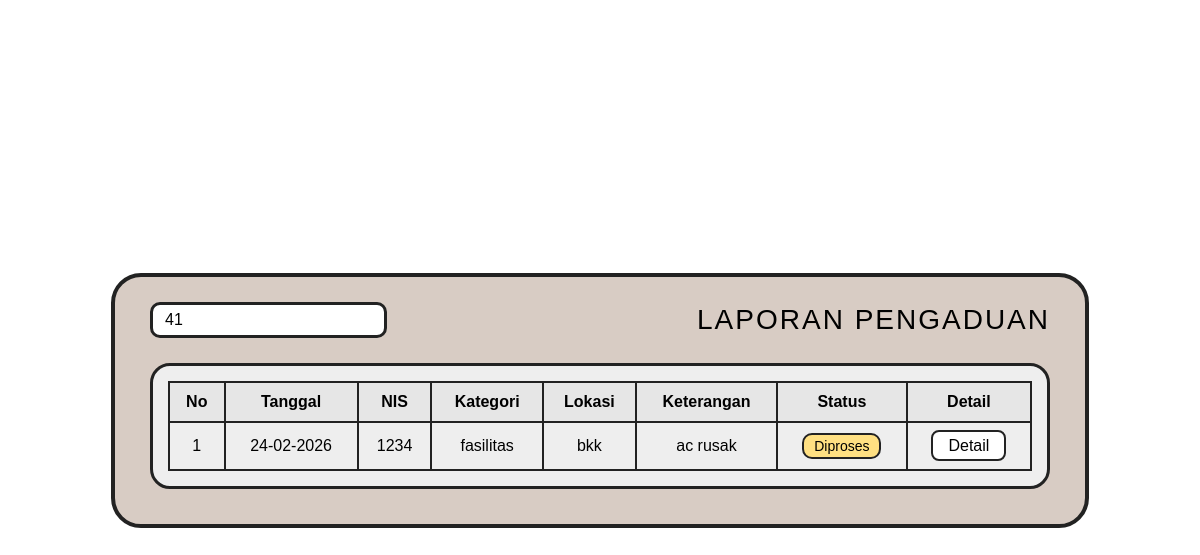
Screenshot of /azzhra.ujikom/siswa/data-aspirasi.php?cari=41 with the database file from the repository.
### tables this page shows
CREATE TABLE `input_aspirasi` (
  `id_pelaporan` int(11) NOT NULL,
  `nis` varchar(10) NOT NULL,
  `id_kategori` int(11) NOT NULL,
  `lokasi` varchar(50) NOT NULL,
  `keterangan` varchar(50) NOT NULL,
  `status` enum('menunggu','proses','selesai') NOT NULL,
  `feedback` varchar(50) DEFAULT NULL,
  `tanggal` date NOT NULL
);

CREATE TABLE `kategori` (
  `id_kategori` int(11) NOT NULL,
  `ket_kategori` varchar(30) NOT NULL
);

### azzhra.ujikom/siswa/data-aspirasi.php (the view, shortened to what this page needs)
<?php
$koneksi = mysqli_connect("localhost","root","","ujikom-12rpl2-zibriliant");
$cari = isset($_GET['cari']) ? mysqli_real_escape_string($koneksi, $_GET['cari']) : '';
if($cari != ''){
    $data = mysqli_query($koneksi,"
        SELECT ia.*, k.ket_kategori
        FROM input_aspirasi ia
        LEFT JOIN kategori k ON ia.id_kategori = k.id_kategori
        WHERE ia.id_pelaporan LIKE '%$cari%'
        OR ia.nis LIKE '%$cari%'
        OR k.ket_kategori LIKE '%$cari%'
        OR ia.lokasi LIKE '%$cari%'
        OR ia.keterangan LIKE '%$cari%'
        OR ia.tanggal LIKE '%$cari%'
        ORDER BY ia.tanggal DESC
    ");
}
?>
<!DOCTYPE html>
<html lang="id">
<head>
</head>
<body>
<div class="container">
<div class="header">
<form method="GET">
<input type="text" name="cari" class="search" placeholder="Cari..." value="<?= $cari ?>">
</form>
<div class="title">LAPORAN PENGADUAN</div>
</div>
<div class="table-box">
<table>
<tr>
<th>No</th>
<th>Tanggal</th>
<th>NIS</th>
<th>Kategori</th>
<th>Lokasi</th>
<th>Keterangan</th>
<th>Status</th>
<th>Detail</th>
</tr>
<?php
$no = 1;
while($row=mysqli_fetch_assoc($data)){
?>
<tr>
<td><?= $no++ ?></td>
<td><?= date('d-m-Y', strtotime($row['tanggal'])) ?></td>
<td><?= $row['nis'] ?></td>
<td><?= $row['ket_kategori'] ?></td>
<td><?= $row['lokasi'] ?></td>
<td><?= $row['keterangan'] ?></td>
<td><span class="status">Diproses</span></td>
<td>
<a href="detail-aspirasi.php?id=<?= $row['id_pelaporan'] ?>" class="detail-btn">Detail</a>
</td>
</tr>
<?php } ?>
</table>
</div>
</div>
</body>
</html>

### azzhra.ujikom/siswa/data-aspirasi.php (style rules this page uses)
body { margin:0; height:100vh; display:flex; justify-content:center; align-items:center; background:#ffffff; font-family:"Comic Sans MS", Arial, sans-serif; }
.container { width:900px; background:#d8ccc4; border:4px solid #222; border-radius:30px; padding:25px 35px 35px; }
.header { display:flex; justify-content:space-between; align-items:center; margin-bottom:25px; }
.title { font-size:28px; letter-spacing:2px; }
.search { border:3px solid #222; border-radius:10px; padding:6px 12px; font-size:16px; }
.table-box { background:#eee; border:3px solid #222; border-radius:20px; padding:15px; }
table { width:100%; border-collapse:collapse; text-align:center; }
th,td { border:2px solid #222; padding:10px; }
th { background:#e6e6e6; }
.status { background:#ffe082; padding:3px 10px; border-radius:10px; border:2px solid #222; display:inline-block; font-size:14px; }
.detail-btn { border:2px solid #222; padding:5px 15px; border-radius:8px; background:#fff; cursor:pointer; text-decoration:none; color:black; }

### rows the page displays
input_aspirasi: tanggal "24-02-2026", nis "1234", id_kategori.ket_kategori "fasilitas", lokasi "bkk", keterangan "ac rusak"
